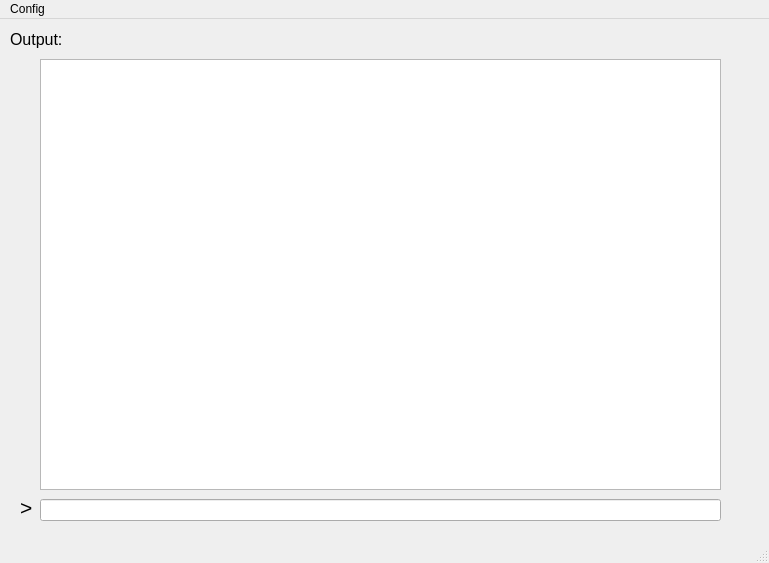
<?xml version="1.0" encoding="UTF-8"?>
<ui version="4.0">
 <class>MainWindow</class>
 <widget class="QMainWindow" name="MainWindow">
  <property name="geometry">
   <rect>
    <x>0</x>
    <y>0</y>
    <width>769</width>
    <height>563</height>
   </rect>
  </property>
  <property name="windowTitle">
   <string>MainWindow</string>
  </property>
  <widget class="QWidget" name="centralwidget">
   <widget class="QLineEdit" name="consoleInput">
    <property name="geometry">
     <rect>
      <x>40</x>
      <y>480</y>
      <width>681</width>
      <height>22</height>
     </rect>
    </property>
    <property name="font">
     <font>
      <pointsize>12</pointsize>
     </font>
    </property>
   </widget>
   <widget class="QLabel" name="label">
    <property name="geometry">
     <rect>
      <x>20</x>
      <y>480</y>
      <width>55</width>
      <height>16</height>
     </rect>
    </property>
    <property name="font">
     <font>
      <pointsize>16</pointsize>
     </font>
    </property>
    <property name="text">
     <string notr="true">&gt;</string>
    </property>
   </widget>
   <widget class="QPlainTextEdit" name="consoleOutput">
    <property name="geometry">
     <rect>
      <x>40</x>
      <y>40</y>
      <width>681</width>
      <height>431</height>
     </rect>
    </property>
    <property name="font">
     <font>
      <pointsize>12</pointsize>
     </font>
    </property>
   </widget>
   <widget class="QLabel" name="label_2">
    <property name="geometry">
     <rect>
      <x>10</x>
      <y>10</y>
      <width>55</width>
      <height>21</height>
     </rect>
    </property>
    <property name="font">
     <font>
      <pointsize>12</pointsize>
     </font>
    </property>
    <property name="text">
     <string>Output:</string>
    </property>
   </widget>
  </widget>
  <widget class="QMenuBar" name="menubar">
   <property name="geometry">
    <rect>
     <x>0</x>
     <y>0</y>
     <width>769</width>
     <height>26</height>
    </rect>
   </property>
   <widget class="QMenu" name="menuConfig">
    <property name="title">
     <string>Config</string>
    </property>
    <addaction name="actionEdit_config"/>
   </widget>
   <addaction name="menuConfig"/>
  </widget>
  <widget class="QStatusBar" name="statusbar"/>
  <action name="actionEdit_config">
   <property name="text">
    <string>Edit config</string>
   </property>
  </action>
 </widget>
 <resources/>
 <connections/>
</ui>
